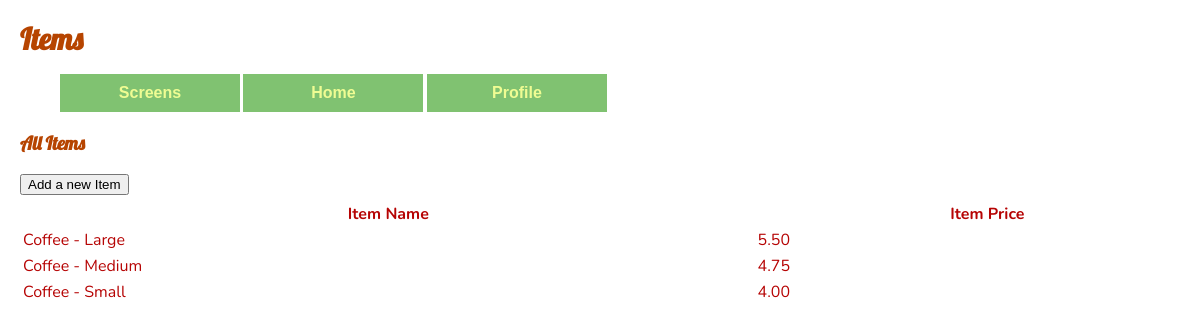
Screenshot of /items (signed in) with the database file from the repository.
### website/models.py (models this page shows)
class Items(db.Model):
    itemID = db.Column(db.Integer, primary_key=True)
    itemName = db.Column(db.String(50), nullable=False)
    itemPrice = db.Column(db.String(50), nullable=False)
    primaryUserID = db.Column(db.Integer, db.ForeignKey('users.id'))
    menuitems = db.relationship('MenuItems', back_populates='item')

### website/views.py (the view)
@views.route('/items')
@login_required
def items():
    user = current_user
    items = Items.query.filter_by(primaryUserID=user.id).all()
    return render_template("Items.html", user=user, items=items)

### website/__init__.py (called while the page is built)
def create_app():
    app = Flask(__name__)
    app.config['SECRET_KEY'] = 'itAlwaysWorksInTheEnd'
    app.config['SQLALCHEMY_DATABASE_URI'] = f'sqlite:///{DB_NAME}'
    db.init_app(app)
    from .views import views
    from .displays import displays
    from .auth import auth
    app.register_blueprint(views, url_prefix='/')
    app.register_blueprint(displays, url_prefix='/')
    app.register_blueprint(auth, url_prefix='/')
    from .models import Users, Shops, Displays, Advertisements, ShopAds, Items, Menus, ShopMenus, MenuItems
    with app.app_context():
        db.create_all()
    login_manager = LoginManager()
    login_manager.login_view = 'auth.login'
    login_manager.init_app(app)
    @login_manager.user_loader
    def load_user(id):
        return Users.query.get(int(id))
    return app

### website/templates/Items.html
{% extends "base.html" %} {% block title %}Items{% endblock %}
{% block content %}
    <div class="header" id="myHeader">
        <h2>Items</h2>
        <nav>
            <ul>
                <li><a href='/screens'>Screens</a></li>
                <li><a href='/home'>Home</a></li>
                <li><a href='/profile'>Profile</a></li>
            </ul>
        </nav>
    </div>
    <div>
    <h3>All Items</h3>
        <button type="button" onclick="window.location.href='/itemAddNew';">Add a new Item</button>
        <table>
            <thead>
                <tr>
                <th>Item Name</th>
                <th>Item Price</th>
                </tr>
            </thead>
            <tbody>
            {% for item in items %}
                <tr onclick="window.location.href='/itemEdit/{{ item.itemID }}';" name="{{ item.itemID }}">
                    <td>{{ item.itemName }}</td>
                    <td>{{ item.itemPrice }}</td>
                </tr>
            {% endfor %}
            </tbody>
        </table>
    </div>
{% endblock %}

### website/static/style.css (style rules this page uses)
body { background: #ffffff; width: 1200px; height: 680px; font-family: 'Lobster', sans-serif; font-size: 1rem; color: #b64400; margin: 20px; }
p, table { font-family: 'Nunito', sans-serif; color: #b60404; font-size: 16px; margin-top: 5px; margin-bottom: 5px; padding-top: 0; }
table { width: 100%; }
h2 { font-size: 30px; margin-top: 2px; margin-bottom: 2px; }
nav ul li { display: inline-block; }
nav a { font-family: 'Orbitron', sans-serif; font-weight: bold; text-align: center; text-decoration: none; display: inline-block; padding: 10px 30px; width: 120px; }
nav a:link, nav a:visited { color: #EFFC93; background-color: #80C271; }

### rows the page displays
Items: itemName "Coffee - Large", itemPrice "5.50"
Items: itemName "Coffee - Medium", itemPrice "4.75"
Items: itemName "Coffee - Small", itemPrice "4.00"
